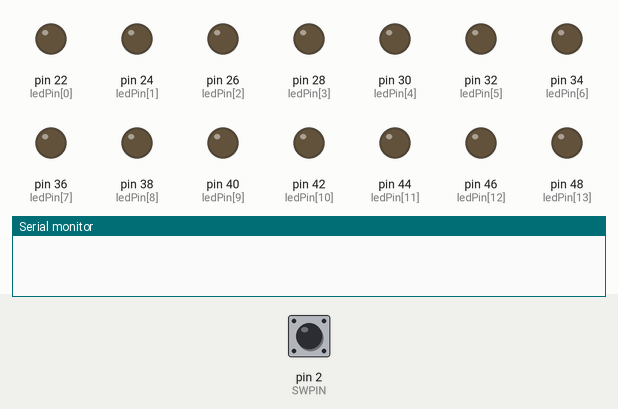
This sketch was run on a simulated Arduino Mega 2560, built with avr-gcc and run on an emulated ATmega2560. Shown: output pins drawn as LEDs (lit = HIGH), the last lines printed to the serial monitor. Dashed ring = blinking. The test bench sets the inputs (shaded band); at power-on: pin 2 (SWPIN) LOW.

Above: at 1.2 s.
1.3 s: pin 2 (SWPIN) pulled HIGH for 0.15 s
At 2.7 s:
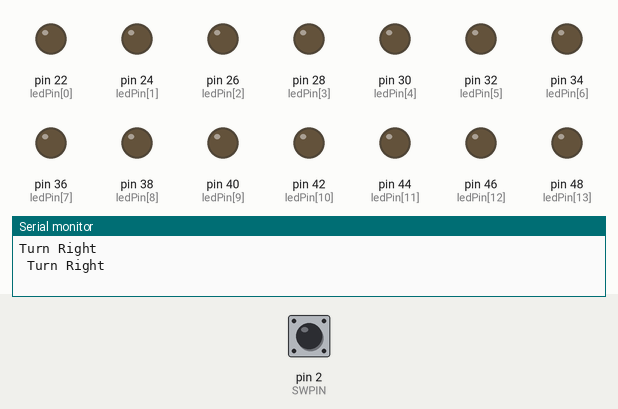
3.0 s: pin 2 (SWPIN) pulled HIGH for 1 s
At 3.16 s:
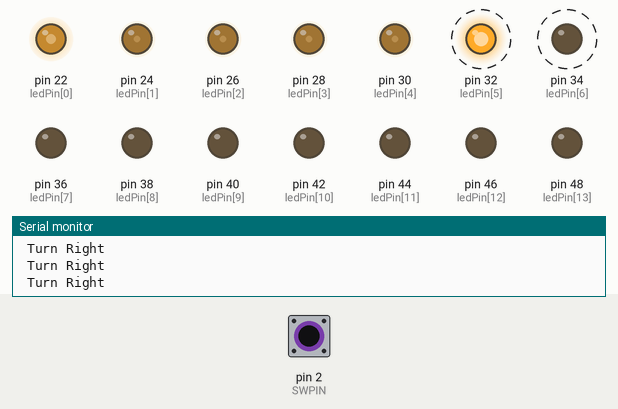
5.5 s: pin 2 (SWPIN) pulled HIGH for 3.2 s
At 5.96 s:
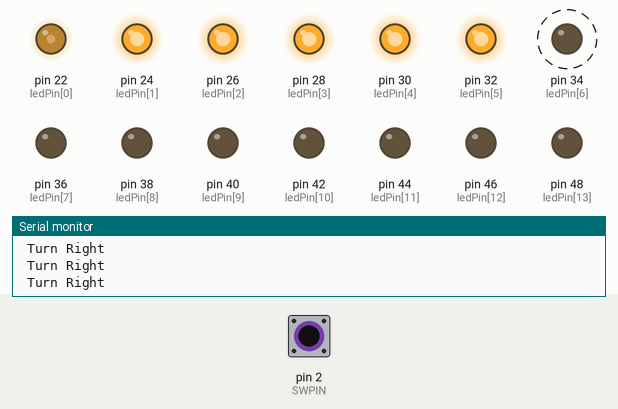
10.2 s: pin 2 (SWPIN) driven HIGH
At 11.27 s:
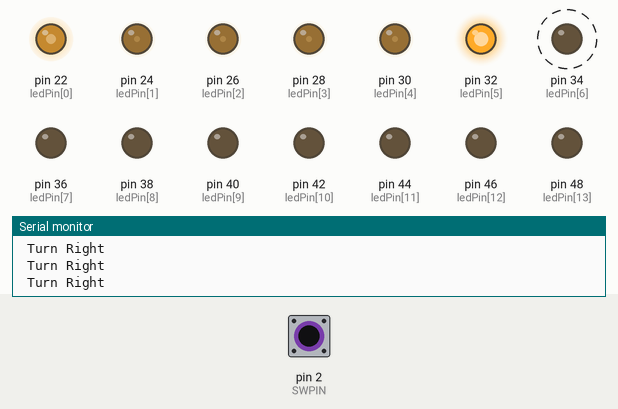
13.2 s: pin 2 (SWPIN) driven LOW
At 14.3 s:
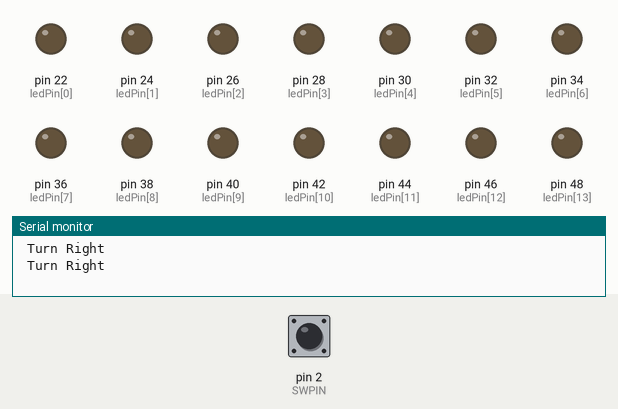
14.7 s: pin 2 (SWPIN) driven HIGH
At 26.38 s:
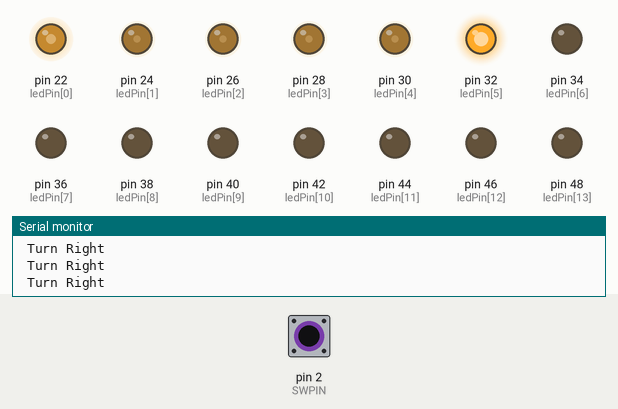
Timing chart, 0 to 26.3 s (numbered marks = the images above; inputs shaded):
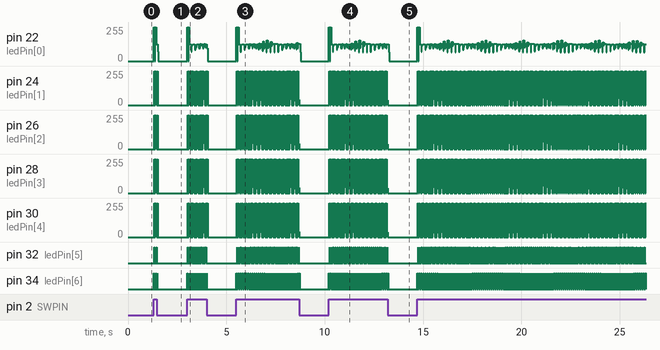

Measured:
- after the input at 1.3 s, pin 22 (ledPin[0]): 0/255 → 126/255 at once, → 0/255 0.20 s later; pin 32 (ledPin[5]): alternates HIGH for 0.02 s and LOW for 0.09 s, 4 changes in all, then stays LOW, starting after 0.05 s; pin 34 (ledPin[6]): alternates HIGH for 0.01 s and LOW for 0.06 s, 8 changes in all, then stays LOW, starting at once
- after the input at 13.2 s, pin 24 (ledPin[1]), pin 26 (ledPin[2]), pin 28 (ledPin[3]), pin 30 (ledPin[4]): goes on until 13.2 s, then stays 0/255; pin 32 (ledPin[5]): stops changing and stays LOW; pin 34 (ledPin[6]): goes on until 13.2 s, then stays LOW

The sketch:

emled11.ino
```cpp
#define LEDPIN 7
#define SWPIN 2


const int ledcount = 7;
int ledPin[] = { 22, 24, 26, 28, 30, 32, 34, 36, 38, 40 , 42, 44, 46,48,50,52 };


byte bitmap[] = {
0b00000000,
0b01000001,
0b01111111,
0b01000001,
0b00000000,
0b00000000,
0b00001110,
0b00011111,
0b00111111,
0b01111110,
0b00111111,
0b00011111,
0b00001110,
0b00000000,
0b00000000,
0b00111111,
0b01000000,
0b01000000,
0b00111111,
0b10000000
};


unsigned char pos = 0;
unsigned char i = 0;


void setup() {
  Serial.begin(9600);

for(int pin = 0; pin < ledcount + 7; pin++) {
  pinMode(ledPin[pin], OUTPUT);
}
pinMode(SWPIN, INPUT);
//digitalWrite(SWPIN, HIGH);
}

void loop() {

if(digitalRead(SWPIN) == HIGH) {
    Serial.print("Turn Right  \n ") ;

      delay(10);
      pos = 0;

      while(bitmap[++pos] != 0b10000000) {
        for(i = 0; i < 7; i++)
        {
               digitalWrite(ledPin[i], (bitmap[pos] >> i) & 0b00000001);
        }
        delay(5);
      }

      for(i = 0; i < ledcount; i++) {
        digitalWrite(ledPin[i], LOW);
      }
 }
}
```
